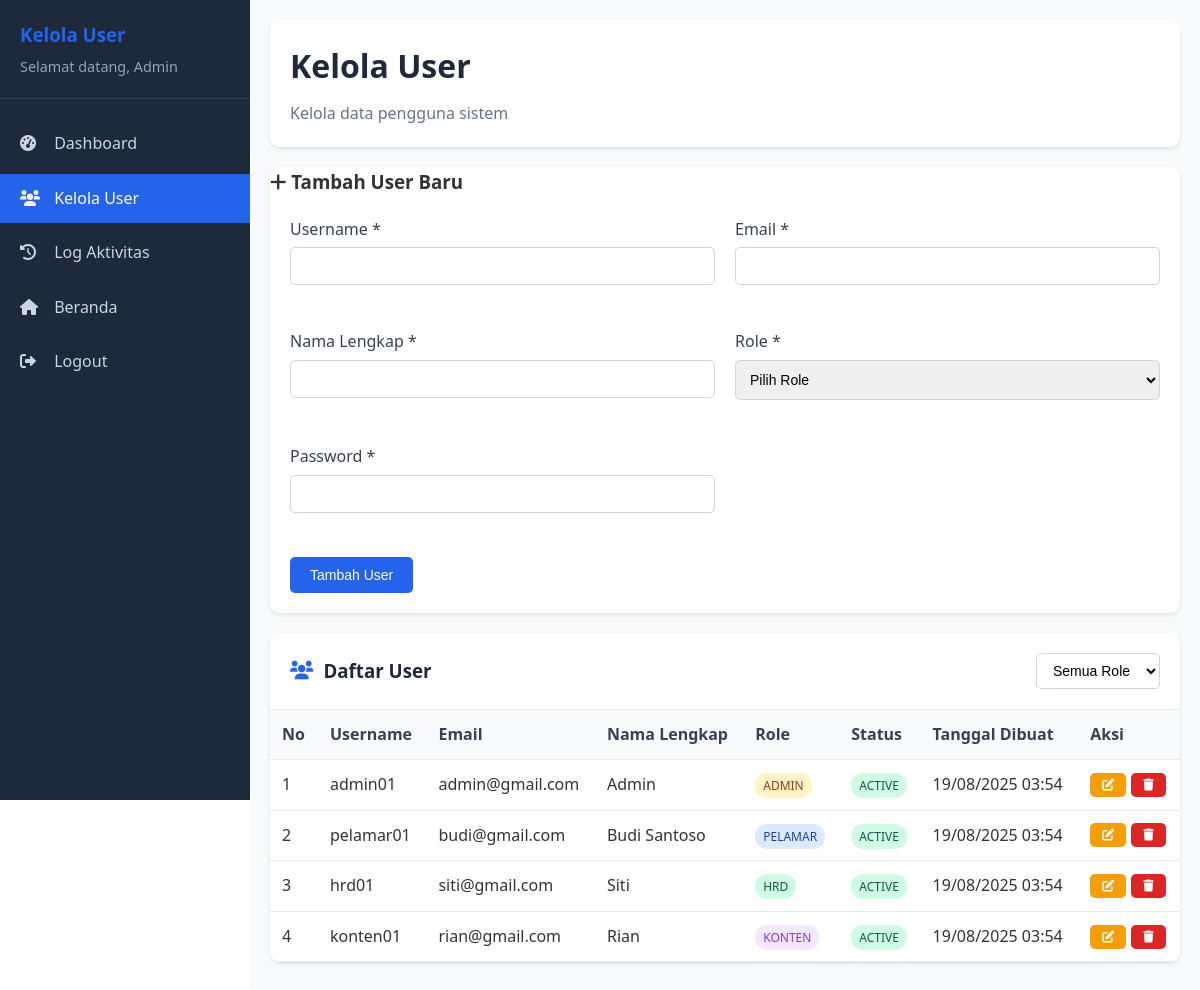
Before: /admin/users.php (signed in) with the older database file.
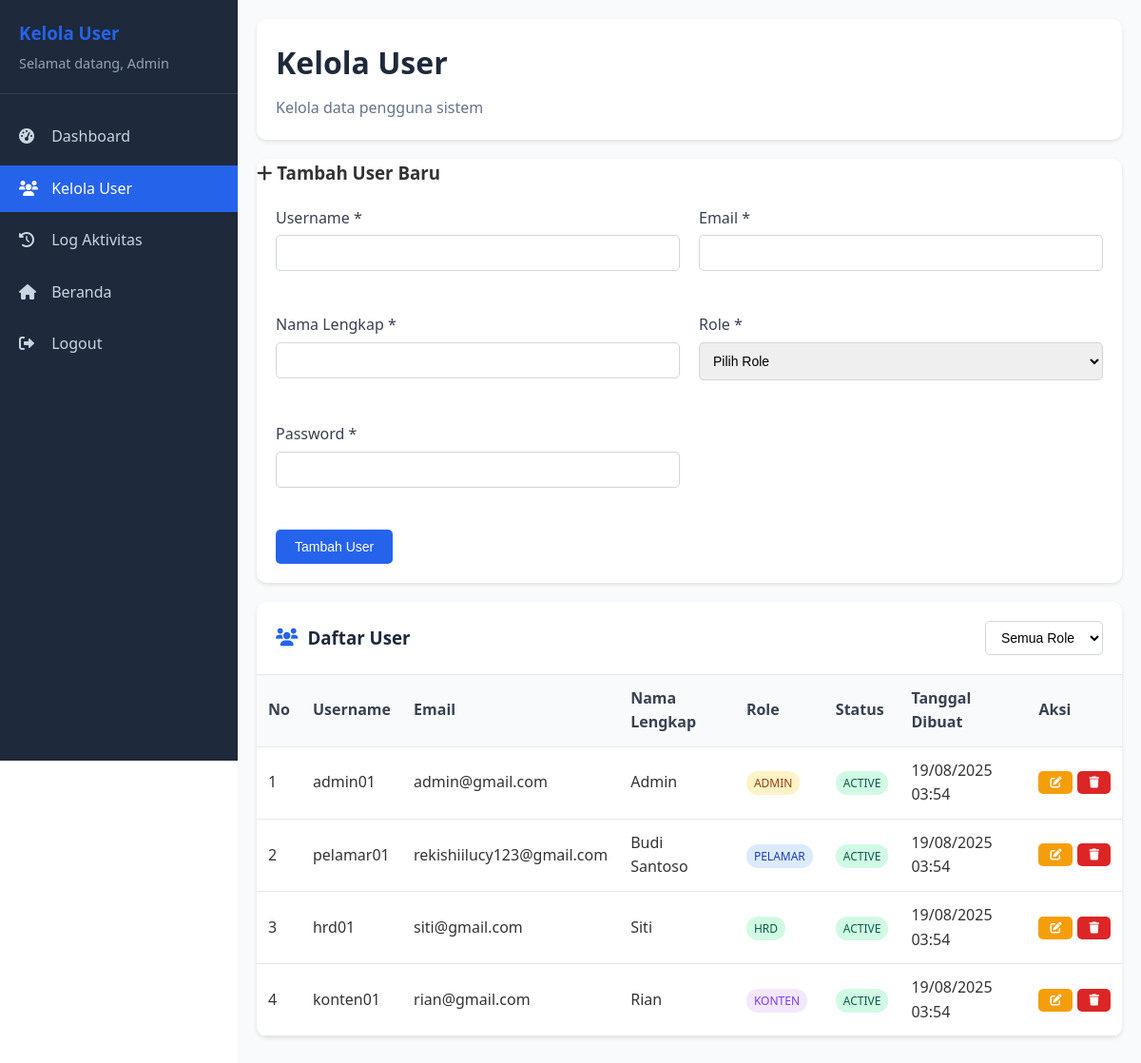
After: the same page with the newer database file.
### tables this page shows
CREATE TABLE `users` (
  `user_id` int NOT NULL,
  `username` varchar(50) NOT NULL,
  `password` varchar(255) NOT NULL,
  `email` varchar(100) NOT NULL,
  `full_name` varchar(100) DEFAULT NULL,
  `role` enum('admin','pelamar','hrd','konten') DEFAULT 'pelamar',
  `status` enum('active','inactive') DEFAULT 'active',
  `created_at` timestamp NULL DEFAULT CURRENT_TIMESTAMP,
  `hapus` int NOT NULL DEFAULT '0'
);

### admin/users.php (the view, shortened to what the changed rows need)
<?php
require_once '../connect/koneksi.php';
$where_clause = "WHERE hapus = 0";
$users_query = "SELECT * FROM users $where_clause ORDER BY created_at DESC";
$users_result = mysqli_query($conn, $users_query);
?>
<!DOCTYPE html>
<html lang="id">
<head>
    <link rel="stylesheet" href="../assets/css/common.css">
    <link rel="stylesheet" href="https://cdnjs.cloudflare.com/ajax/libs/font-awesome/6.0.0/css/all.min.css">
    <link rel="stylesheet" href="css/dashboard.css">
    <link rel="stylesheet" href="css/users.css">
</head>
<body>
    <div class="dashboard-container">
        <div class="main-content">
            <div class="dashboard-header">
                <h1>Kelola User</h1>
            </div>
            <div class="card">
                <div class="users-table">
                    <table>
                        <thead>
                            <tr>
                                <th>No</th>
                                <th>Username</th>
                                <th>Email</th>
                                <th>Nama Lengkap</th>
                                <th>Role</th>
                                <th>Status</th>
                                <th>Tanggal Dibuat</th>
                                <th>Aksi</th>
                            </tr>
                        </thead>
                        <tbody>
                            <?php if (mysqli_num_rows($users_result) > 0): ?>
                                <?php $no = 1; ?>
                                <?php while ($user = mysqli_fetch_assoc($users_result)): ?>
                                    <tr>
                                        <td><?php echo $no++; ?></td>
                                        <td><?php echo htmlspecialchars($user['username']); ?></td>
                                        <td><?php echo htmlspecialchars($user['email']); ?></td>
                                        <td><?php echo htmlspecialchars($user['full_name']); ?></td>
                                        <td>
                                            <span class="role-badge role-<?php echo $user['role']; ?>">
                                                <?php echo ucfirst($user['role']); ?>
                                            </span>
                                        </td>
                                        <td>
                                            <span class="status-badge status-<?php echo $user['status']; ?>">
                                                <?php echo ucfirst($user['status']); ?>
                                            </span>
                                        </td>
                                        <td><?php echo date('d/m/Y H:i', strtotime($user['created_at'])); ?></td>
                                        <td>
                                            <div class="action-buttons">
                                                <?php if ($user['role'] != 'admin' || $_SESSION['user_id'] == $user['user_id']): ?>
                                                    <button class="btn btn-sm btn-warning" onclick="editRole(<?php echo $user['user_id']; ?>, '<?php echo $user['role']; ?>')">
                                                        <i class="fas fa-edit"></i>
                                                    </button>
                                                <?php endif; ?>
                                                <?php if ($user['role'] != 'admin' || $_SESSION['user_id'] == $user['user_id']): ?>
                                                    <button class="btn btn-sm btn-danger" onclick="deleteUser(<?php echo $user['user_id']; ?>, '<?php echo htmlspecialchars($user['username']); ?>')">
                                                        <i class="fas fa-trash"></i>
                                                    </button>
                                                <?php endif; ?>
                                            </div>
                                        </td>
                                    </tr>
                                <?php endwhile; ?>
                            <?php else: ?>
                                <tr>
                                    <td colspan="8" class="text-center">Tidak ada data user</td>
                                </tr>
                            <?php endif; ?>
                        </tbody>
                    </table>
                </div>
            </div>
        </div>
    </div>
</body>
</html>

Changed rows visible on the page:
changed users "pelamar01": email "budi@gmail.com" → "rekishiilucy123@gmail.com"
